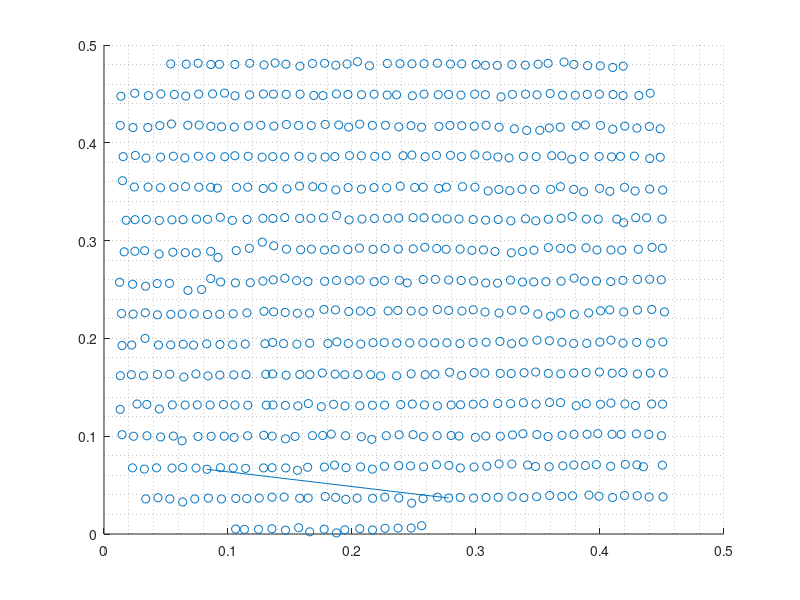

Write the MATLAB code that produced this figure.
clear; clc;
% load('Staloc.dat')
% Stalon = Staloc(:,1);
% Stalat = Staloc(:,2);
Staloc = load("sta_in.mat");
Stalon = Staloc.lon_sta';
Stalat = Staloc.lat_sta';
%%
file = load("Vs_inter.mat");
Vs_full = file.vs_inter;
lon = file.lon;
lat = file.lat;
mz = file.z;

Clat1 = min(lat); Clat2 = max(lat);
Xlon = min(lon); Ylat = min(lat);
lonunit = 2*pi*6359.752/360*cos((Clat1+Clat2)/2/180*pi)*1e3; % unit length of longitude                                    
latunit = 2*pi*6378.137/360*1e3; % unit length of latitude                        

nsta = length(Stalon);

staposx = zeros(nsta,1);
staposy = zeros(nsta,1);

staposx = (Stalon - Xlon)*lonunit;
staposy = (Stalat - Ylat)*latunit;
%% plot
scatter(staposx/1000,staposy/1000)
hold on
plot([staposx(400)/1000, staposx(100)/1000], [staposy(400)/1000, staposy(100)/1000])
grid minor
%% write
filename = 'stapos.dat';
fileid = fopen(filename,'w');
for i = 1:nsta
	sta = [staposx(i); staposy(i)];
% 	fprintf(fileid,'recv_%3.3d = %-f	%-f 	9000.0E3	%s\n',i,aft(1), aft(2), Staname{i});
    fprintf(fileid,'recv_%3.3d = %-f	%-f 	9000.0E3 \n',i,sta(1), sta(2));
end
fclose(fileid);

disp('haha');
